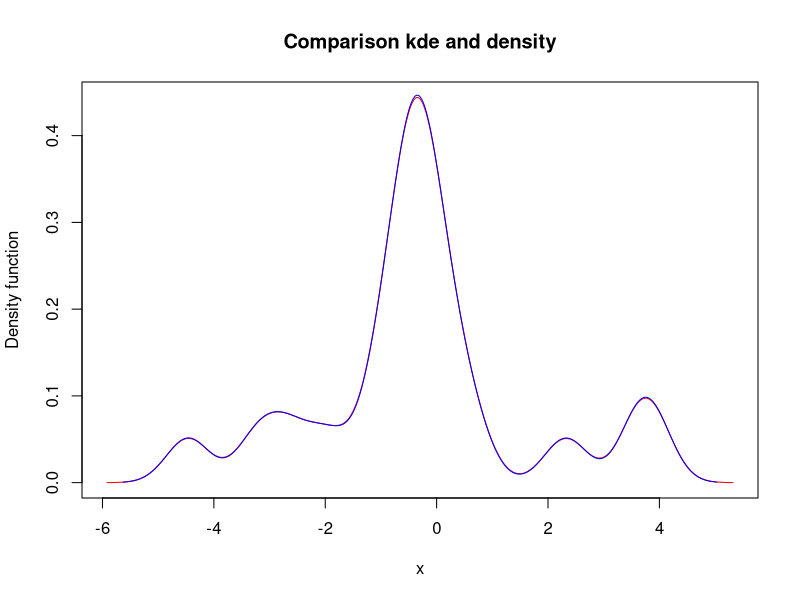
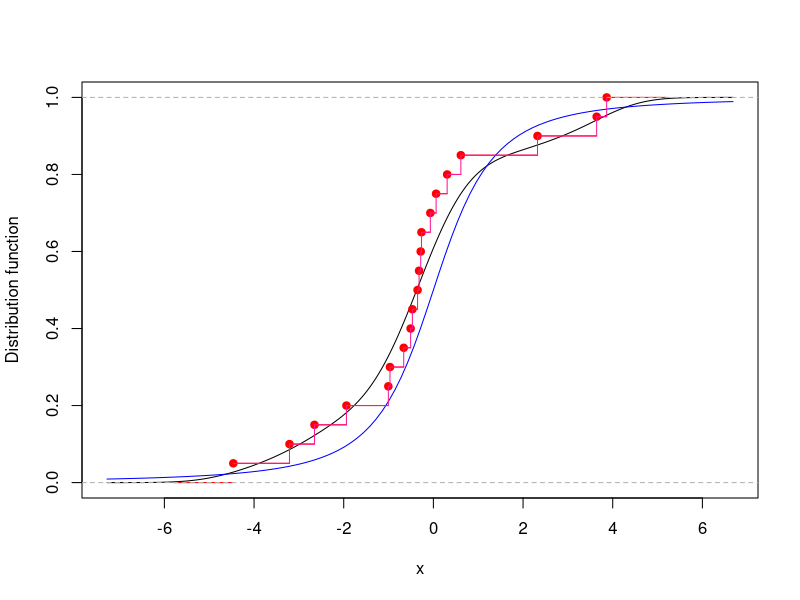
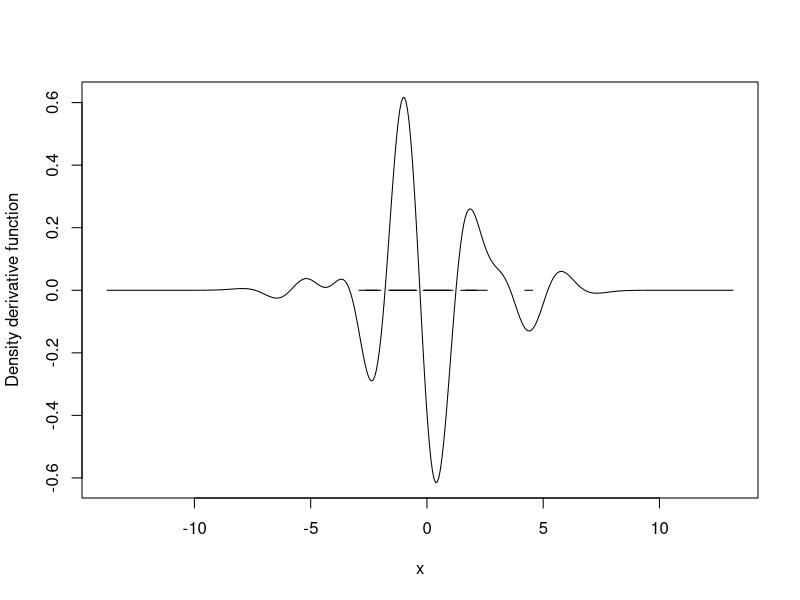

The R source for these figures, in order:
library(ks)

n = 20
x = rt(n, df = 2)
kde = kde(x)
kde0 = density(x, bw.SJ(x, method = 'dpi'))
plot(kde, col='red', main = 'Comparison kde and density')
lines(kde0,col='blue')

#We see that both functions are pretty equal, so we can use them interchangeably
#If we wanna plot it using lines, the command is lines(kde$eval.points)


Fn = ecdf(x)
kcde=kcde(x)
plot(kcde)
#lines(kcde$eval.points,kcde$estimate, col = 'blue') does the same as plot(kcde)
lines(Fn, col = 'red')
curve(pt(x, df = 2),col='blue',add = TRUE)
lines(sort(x),sort(Fn(x)), type = 's', col = 'deeppink')


#Deivative of the density (default deriv.order=0 is the same as kde)
plot(kdde(x, deriv.order = 5))
